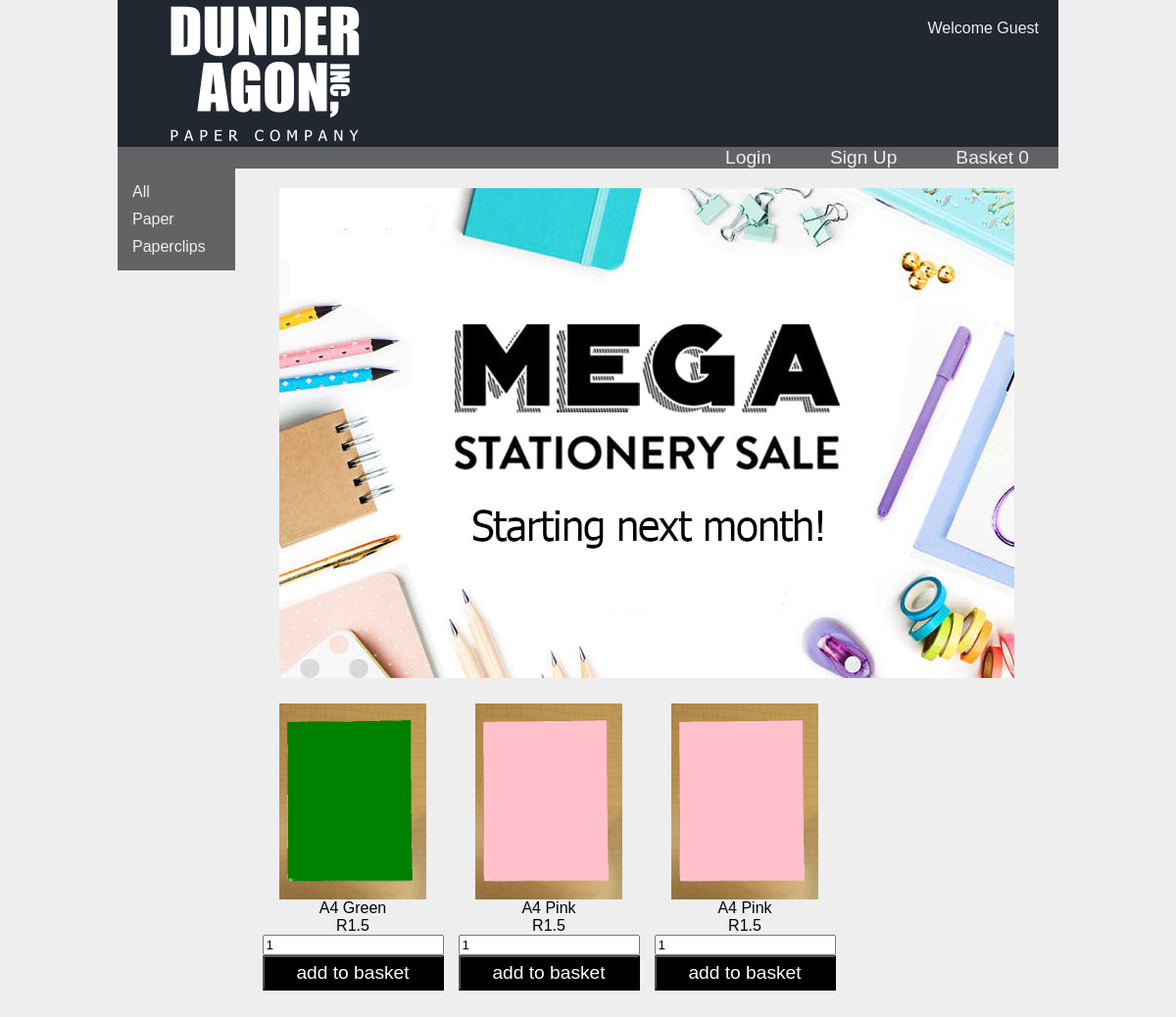
Before: / with the older database file.
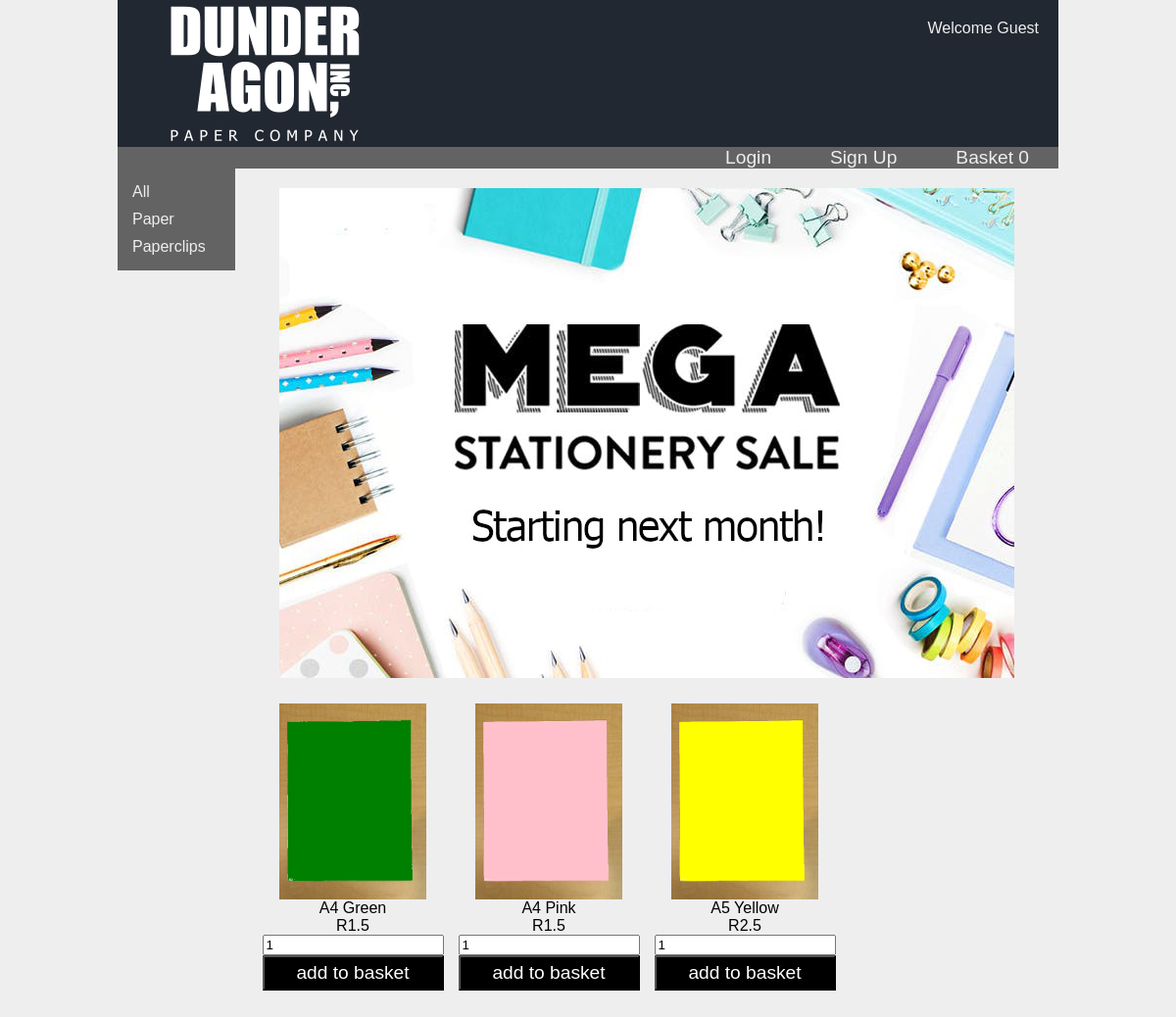
After: the same page with the newer database file.
### tables this page shows
CREATE TABLE `categories` (
  `id` int(18) NOT NULL,
  `name` varchar(255) NOT NULL
);

CREATE TABLE `products` (
  `id` int(6) UNSIGNED NOT NULL,
  `name` varchar(250) NOT NULL,
  `price` double NOT NULL,
  `color` varchar(10) NOT NULL,
  `cat_id` int(10) NOT NULL,
  `img` longblob,
  `reg_date` timestamp NULL DEFAULT CURRENT_TIMESTAMP,
  `image` varchar(255) NOT NULL
);

### database/basket.php (called while the page is built, shortened)
<?php
	include_once("products.php");
    function user_basket_count($username)
    {
        if ($db = connect())
        {
            $count = 0;
            $query = "SELECT COUNT(*) AS count FROM basket WHERE user='{$username}'";
            $result = mysqli_query($db, sprintf($query, $username));
            if (mysqli_num_rows($result) > 0) {
                while($row = mysqli_fetch_assoc($result)) {
                    $count = $row["count"];
                }
            }
            return $count;
        }
    }
?>

### database/products.php (called while the page is built, shortened)
<?php
    function list_products()
    {
        if ($db = connect())
        {
            $products = [];
            $query = 'SELECT * FROM products';
            $result = mysqli_query($db, $query);
            if (mysqli_num_rows($result) > 0) {
                while($row = mysqli_fetch_assoc($result)) {
                    $products[$row["id"]] = $row;
                }
            }
            return $products;
        }
    }
    function list_categories()
    {
        if ($db = connect())
        {
            $categories = [];
            $query = 'SELECT * FROM categories';
            $result = mysqli_query($db, $query);
            if (mysqli_num_rows($result) > 0) {
                while($row = mysqli_fetch_assoc($result)) {
                    $categories[$row["id"]] = $row;
                }
            }
            return $categories;
        }
    }
?>

### index.php (the view, shortened to what this page needs)
<?php
include_once("database/products.php");
include_once("database/basket.php");
if (isset($_SESSION['logged_on_user']))
{
	$user = $_SESSION['logged_on_user'];
}
else
{
	$user = "Guest";
}
$promo = isset($_GET["category"]);
if (isset($_GET["category"]))
{
	$products = products_by_category($_GET["category"]);
}
else
{
	$products = list_products();
}
?>
<!DOCTYPE>
<html>
<head>
<link rel="stylesheet" type="text/css" href="./styles/style_landing.css" media="screen" />
</head>
<body>
<div class="container">
	<div class="row">
		<div class="col">
			<div class="header">
				<div class="logo"><img ID="header" src="img/logo-large.png" alt="logo"></div>
				<div class="welcome">Welcome <?php echo $user; ?></div>
			</div>
		</div>
	</div>
	<div class="row">
		<div class="col">
			<div class="menu">
				<ul class="menu-main">
					<?php if ($user == "Guest"): ?>
					<li class="bump tab"><a href="login.php">Login</a></li>
					<li class="tab"><a href="signup.php">Sign Up</a></li>
					<li class="tab"><a href="basket.php">Basket
						<?php echo user_basket_count(session_id()); ?>
					</a></li>
					<?php endif; ?>
				</ul>
			</div>
		</div>
	</div>
	<div class="row content">
		<div class="col s-10">
			<ul class="side-menu">
				<li class="category"><a href="/">All</a></li>
			<?php
				$cats = list_categories();
				foreach ($cats as $cat) {
					echo "<li class='category'><a href='?category={$cat["id"]}'>{$cat["name"]}</a></li>";
				}
			?>
			</ul>
		</div>
		<div class="col s-70">
			<div class="products">
			<?php if (!$promo): ?>
				<div class="sale">
					<img src="/img/sale.jpg" alt="">
				</div>
			<?php endif; ?>
			<?php
				foreach ($products as $p) {
					echo "
					<div class='product' id='{$p["id"]}'>
						<div class='product-image'>
							<img src='img/{$p["image"]}' style='background: {$p["color"]}'>
						</div>
						<div class='name'>{$p["name"]}</div>
						<div class='price'>R{$p["price"]}</div>
						<div class='product-action'>
							<form id='{$p["id"]}' method='POST'>
								<input value='1' name='amount' type='number'>
								<input type='hidden' name='user' value='{$user}'>
								<input type='hidden' name='product_id' value='{$p["id"]}'>
								<input type='submit' value='add to basket'>
							</form>
						</div>
					</div>
					";
				}
			?>
			</div>
		</div>
	</div>
</div>
</body>
</html>

### styles/style_landing.css (style rules this page uses)
.container { display: flex; flex-direction: column; }
body { background: #eeeeee; margin: 0px; padding: 0px; }
.row { display: flex; justify-content: center; }
.col { display: flex; flex-direction: column; }
.content { min-height: calc(100vh - 256px); }
.header { width: 80vw; background: #222831; display: flex; justify-content: space-between; }
.menu { background: #636363; font-size: 1.2em; color: #eeeeee; width: 80vw; font-family: Tahoma, Verdana, Segoe, sans-serif; }
.menu-main { display: flex; }
.tab a { padding: 10px 30px 10px 30px; user-select: none; color: #eeeeee; }
a { color: inherit; text-decoration: none; }
.bump { margin-left: auto; }
.sale { width: 70vw; display: flex; align-items: center; justify-content: center; margin-bottom: 30px; }
ul, li { text-decoration: none; margin: 0px; padding: 0px; list-style: none; }
.header img { margin-left: 50px; height: 150px; width: auto; }
.content { font-family: Tahoma, Verdana, Segoe, sans-serif; }
.welcome { padding: 20px; color: #eeeeee; font-family: Tahoma, Verdana, Segoe, sans-serif; }
.s-10 { width: 10vw; }
.s-70 { width: 70vw; }
.product { height: 300px; width: 200px; display: flex; justify-content: center; flex-direction: column; }
.product img { height: 200px; display:block; margin:auto; }
.product-image { width: 200px; }
.product div { align-self: center; }
form { display: flex; flex-direction: column; justify-content: center; }
.products { padding: 20px; display: flex; flex-direction: row; flex-wrap: wrap; }
.side-menu { background: #636363; padding: 10px; color: #eeeeee; }
.category { padding: 5px; }
input[type="submit"] { background: black; color: white; padding: 5px; font-size: 1.2em; }

Changed rows visible on the page:
removed products: image (picture), name "A4 Pink", price "1.5"
added products: image (picture), name "A5 Yellow", price "2.5"
